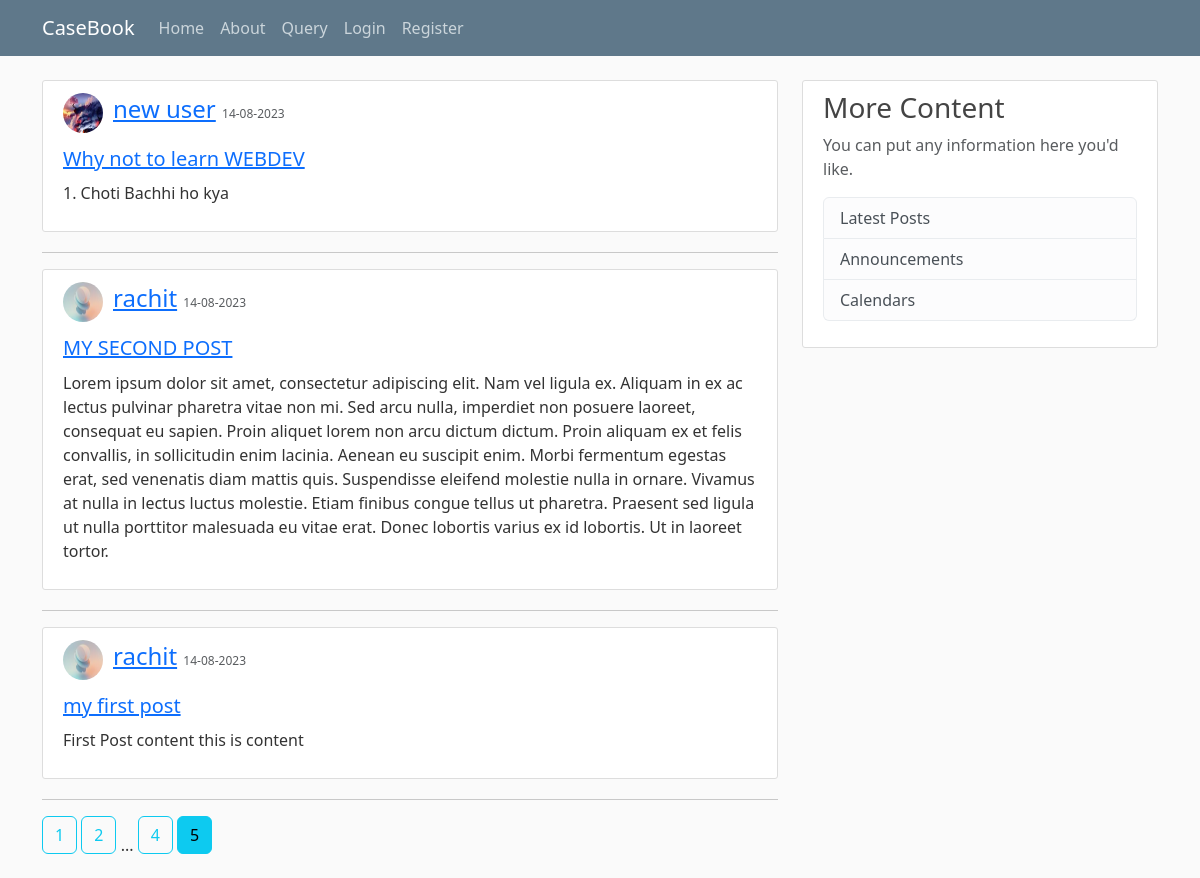
/home?page=5, run on the app's committed database.
### blogsite/models.py (models this page shows, shortened)
class Post(db.Model):
    id = db.Column(db.Integer, primary_key=True)
    title = db.Column(db.String(50), nullable=False)
    date_posted = db.Column(db.DateTime, nullable=False, default=datetime.utcnow)
    content = db.Column(db.Text, nullable=False)
    user_id = db.Column(db.Integer, db.ForeignKey('user.id'), nullable=False)

class User(db.Model, UserMixin):
    id = db.Column(db.Integer, primary_key=True)
    username = db.Column(db.String(20), unique=True, nullable=False)
    email = db.Column(db.String(100), unique=True, nullable=False)
    img_file = db.Column(db.String(20), nullable=False, default='default.jpeg')
    password = db.Column(db.String(60), nullable=False)
    posts = db.relationship('Post', backref='author', lazy=True)

### blogsite/main/routes.py (the view)
@main.route('/')
@main.route('/home')
def home():
    page = request.args.get(key='page',default=1,type=int)
    posts = Post.query.order_by(Post.date_posted.desc()).paginate(per_page=3)
    return render_template('home.html',posts=posts,page_title='CaseBook')

### blogsite/templates/home.html
{% extends "layout.html" %}
{% block page_content %}
{% for post in posts.items %}
<article class="media content-section">
  <div class="d-flex align-items-center">
    <img class="img-fluid rounded-circle article-img mr-3"
      src="{{ url_for('static',filename='profile_pic/'+post.author.img_file) }}" alt="Profile Photo of author">
    <div style="margin-left: 10px;">
      <div class="article-metadata">
        <a class="mr-2" href="{{ url_for('users.user_posts',username=post.author.username) }}">{{ post.author.username }}</a>
        <small class="text-muted" style="font-size: 0.75rem;">{{ post.date_posted.strftime('%d-%m-%Y') }}</small>
      </div>
    </div>
  </div>
  <div class="media-body">
    <h2><a class="article-title" href="{{ url_for('posts.post',post_id=post.id) }}">{{ post.title }}</a></h2>
    <p class="article-content">{{ post.content }}</p>
  </div>
</article>
<hr>
{% endfor %}
{% for page_num in posts.iter_pages(left_edge=2, right_edge=2, left_current=1, right_current=1) %}
  {% if page_num %}
    {% if posts.page==page_num %}
      <a class="btn btn-info mb-4" href="{{ url_for('main.home',page=page_num) }}">{{ page_num }}</a>
    {% else %}
      <a class="btn btn-outline-info mb-4" href="{{ url_for('main.home',page=page_num) }}">{{ page_num }}</a>
    {% endif %}
  {% else %}
  ...
  {% endif %}
{% endfor %}
{% endblock page_content %}

### blogsite/static/temp_style.css (style rules this page uses)
body { background: #fafafa; color: #333333; margin-top: 5rem; }
h1, h2, h3, h4, h5, h6 { color: #444444; }
.content-section { background: #ffffff; padding: 10px 20px; border: 1px solid #dddddd; border-radius: 3px; margin-bottom: 20px; }
.article-title { font-size: 1.25rem; }
.article-content { margin-top: 0.5rem; }
.article-img { height: 40px; width: 40px; }
.article-metadata { font-size: 1.5rem; margin-bottom: 0.5rem; }

### data on the page
Post: img_file (picture), author.username "new user", date_posted "14-08-2023", title "Why not to learn WEBDEV", content "1. Choti Bachhi ho kya"
Post: img_file (picture), author.username "rachit", date_posted "14-08-2023", title "MY SECOND POST", content "Lorem ipsum dolor sit amet, consectetur adipiscing elit. Nam vel ligula ex. Aliquam in ex ac lectus pulvinar pharetra vitae non mi. Sed arcu nulla, imperdiet non posuere laoreet, consequat eu sapien. Proin aliquet lorem non arcu dictum dictum. Proin aliquam ex et felis convallis, in sollicitudin enim lacinia. Aenean eu suscipit enim. Morbi fermentum egestas erat, sed venenatis diam mattis quis. Suspendisse eleifend molestie nulla in ornare. Vivamus at nulla in lectus luctus molestie. Etiam finibus congue tellus ut pharetra. Praesent sed ligula ut nulla porttitor malesuada eu vitae erat. Donec lobortis varius ex id lobortis. Ut in laoreet tortor."
Post: img_file (picture), author.username "rachit", date_posted "14-08-2023", title "my first post", content "First Post content this is content"

### other printed values
{{ page_num }} "1" "2" "4"
{{ page_num }} "5"
